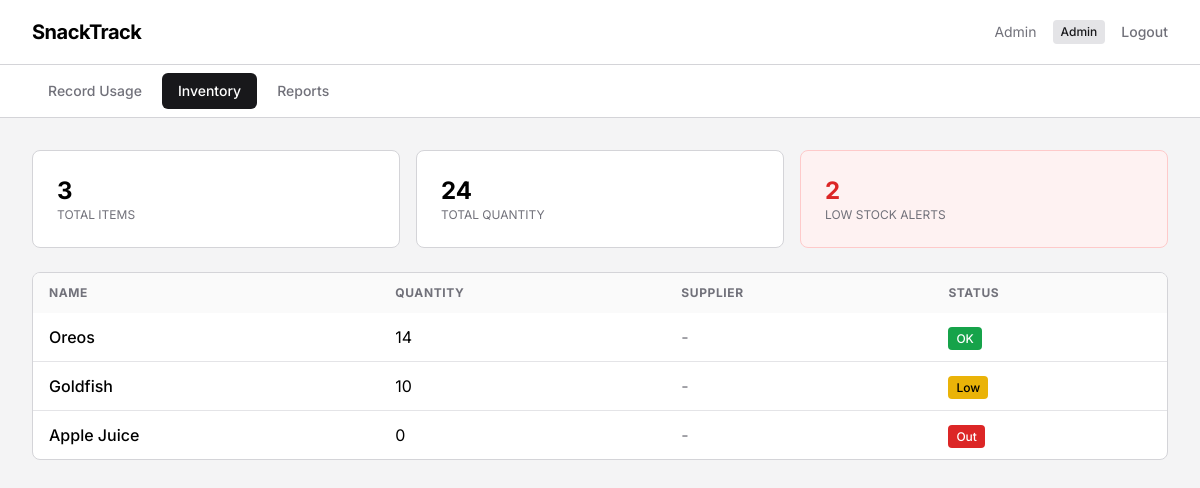
The app's page /staff-dashboard/?tab=inventory (signed in) with its own data.
### core/models.py (models this page shows, shortened)
class Snack(models.Model):
    name = models.CharField(max_length=255)
    quantity = models.IntegerField(default=0)
    purchase_price = models.FloatField(default=0)
    quantity_per_box = models.IntegerField(default=1)
    supplier = models.CharField(max_length=255, blank=True, default='')
    low_stock_threshold = models.IntegerField(default=10)
    created_at = models.DateTimeField(auto_now_add=True)

### core/views.py (the view)
# urls.py: path('staff-dashboard/', views.staff_dashboard, name='staff_dashboard'),
@login_required
def staff_dashboard(request):
    tab = request.GET.get('tab', 'usage')
    all_snacks = models.get_all_snacks()
    summary = models.get_usage_summary()
    context = {
        'tab': tab,
        'classrooms': models.get_all_classrooms(),
        'available_snacks': [s for s in all_snacks if s.quantity > 0],
        'all_snacks': all_snacks,
        'transactions': models.get_recent_transactions(10),
        'summary': summary,
        'summary_json': json.dumps(summary, default=str),
        'inv_status': models.get_inventory_status(),
        'user_name': request.session.get('user_name', ''),
        'user_role': request.session.get('user_role', 'staff'),
    }
    return render(request, 'staff_dashboard.html', context)

### core/models.py (called while the page is built)
def get_all_classrooms():
    return Classroom.objects.all()

def get_all_snacks():
    return Snack.objects.all()

def get_recent_transactions(limit=10):
    return Transaction.objects.order_by('-created_at')[:limit]

def get_inventory_status():
    snacks = Snack.objects.all()
    low = sum(1 for s in snacks if 0 < s.quantity <= s.low_stock_threshold)
    out = sum(1 for s in snacks if s.quantity == 0)
    return {
        'total_items': snacks.count(),
        'total_quantity': sum(s.quantity for s in snacks),
        'low_stock_count': low + out,
    }

### core/views.py (called while the page is built)
def login_required(view):
    @wraps(view)
    def wrapper(request, *args, **kwargs):
        if 'user_id' not in request.session:
            return redirect('login')
        return view(request, *args, **kwargs)
    return wrapper

### core/templates/staff_dashboard.html (shortened to what this page needs)
<!DOCTYPE html>
<html lang="en">
<head>
  <script src="https://cdn.tailwindcss.com"></script>
</head>
<body class="min-h-screen bg-zinc-100">
<header class="bg-white border-b border-zinc-300 sticky top-0 z-50">
  <div class="max-w-7xl mx-auto px-4 sm:px-6 lg:px-8">
    <div class="flex justify-between items-center h-16">
      <h1 class="text-xl font-bold tracking-tight">SnackTrack</h1>
      <div class="flex items-center gap-4">
        <span class="text-sm text-zinc-500">{{ user_name }}</span>
        <span class="px-2 py-1 bg-zinc-200 text-zinc-900 text-xs font-medium rounded">{{ user_role|title }}</span>
        <a href="{% url 'logout' %}" class="text-zinc-500 hover:text-zinc-900 text-sm font-medium">Logout</a>
      </div>
    </div>
  </div>
</header>
<div class="bg-white border-b border-zinc-300">
  <div class="max-w-7xl mx-auto px-4 sm:px-6 lg:px-8">
    <div class="flex gap-1 py-2">
      <a href="{% url 'staff_dashboard' %}" class="px-4 py-2 text-sm font-medium rounded-md {% if tab == 'usage' %}tab-active{% else %}text-zinc-500 hover:bg-zinc-200{% endif %}">Record Usage</a>
      <a href="{% url 'staff_dashboard' %}?tab=inventory" class="px-4 py-2 text-sm font-medium rounded-md {% if tab == 'inventory' %}tab-active{% else %}text-zinc-500 hover:bg-zinc-200{% endif %}">Inventory</a>
      <a href="{% url 'staff_dashboard' %}?tab=reports" class="px-4 py-2 text-sm font-medium rounded-md {% if tab == 'reports' %}tab-active{% else %}text-zinc-500 hover:bg-zinc-200{% endif %}">Reports</a>
    </div>
  </div>
</div>
<main class="max-w-7xl mx-auto px-4 sm:px-6 lg:px-8 py-8">
  {% if tab == 'inventory' %}
  <div class="grid grid-cols-1 md:grid-cols-3 gap-4 mb-6">
    <div class="bg-white border border-zinc-300 rounded-lg p-6"><div class="text-2xl font-bold">{{ inv_status.total_items }}</div><p class="text-xs text-zinc-500 uppercase">Total Items</p></div>
    <div class="bg-white border border-zinc-300 rounded-lg p-6"><div class="text-2xl font-bold">{{ inv_status.total_quantity }}</div><p class="text-xs text-zinc-500 uppercase">Total Quantity</p></div>
    <div class="bg-red-50 border border-red-200 rounded-lg p-6"><div class="text-2xl font-bold text-red-600">{{ inv_status.low_stock_count }}</div><p class="text-xs text-zinc-500 uppercase">Low Stock Alerts</p></div>
  </div>
  <div class="bg-white border border-zinc-300 rounded-lg overflow-hidden">
    <table class="w-full">
      <thead class="bg-zinc-50">
        <tr>
          <th class="px-4 py-3 text-left text-xs font-bold uppercase tracking-wider text-zinc-500">Name</th>
          <th class="px-4 py-3 text-left text-xs font-bold uppercase tracking-wider text-zinc-500">Quantity</th>
          <th class="px-4 py-3 text-left text-xs font-bold uppercase tracking-wider text-zinc-500">Supplier</th>
          <th class="px-4 py-3 text-left text-xs font-bold uppercase tracking-wider text-zinc-500">Status</th>
        </tr>
      </thead>
      <tbody class="divide-y divide-zinc-200">
        {% for s in all_snacks %}
        <tr class="hover:bg-zinc-50">
          <td class="px-4 py-3 font-medium">{{ s.name }}</td>
          <td class="px-4 py-3">{{ s.quantity }}</td>
          <td class="px-4 py-3 text-zinc-500">{{ s.supplier|default:"-" }}</td>
          <td class="px-4 py-3">
            {% if s.quantity == 0 %}<span class="px-2 py-1 bg-red-600 text-white text-xs font-medium rounded">Out</span>
            {% elif s.quantity <= s.low_stock_threshold %}<span class="px-2 py-1 bg-yellow-500 text-black text-xs font-medium rounded">Low</span>
            {% else %}<span class="px-2 py-1 bg-green-600 text-white text-xs font-medium rounded">OK</span>{% endif %}
          </td>
        </tr>
        {% empty %}
        <tr><td colspan="5" class="px-4 py-8 text-center text-zinc-500">No snacks yet.</td></tr>
        {% endfor %}
      </tbody>
    </table>
  </div>
  {% endif %}
</main>
</body>
</html>

### core/templates/staff_dashboard.html (style rules this page uses)
body { font-family: 'Inter', sans-serif; }
.tab-active { background-color: #18181b; color: white; }

### records on screen
Snack: name "Oreos", quantity "14", supplier "-", low_stock_threshold "OK"
Snack: name "Goldfish", quantity "10", supplier "-", low_stock_threshold "Low"
Snack: name "Apple Juice", quantity "0", supplier "-", shows "Out"

### other values on screen
{{ user_name }} "Admin"
{{ user_role|title }} "Admin"
{{ inv_status.total_items }} "3"
{{ inv_status.total_quantity }} "24"
{{ inv_status.low_stock_count }} "2"
